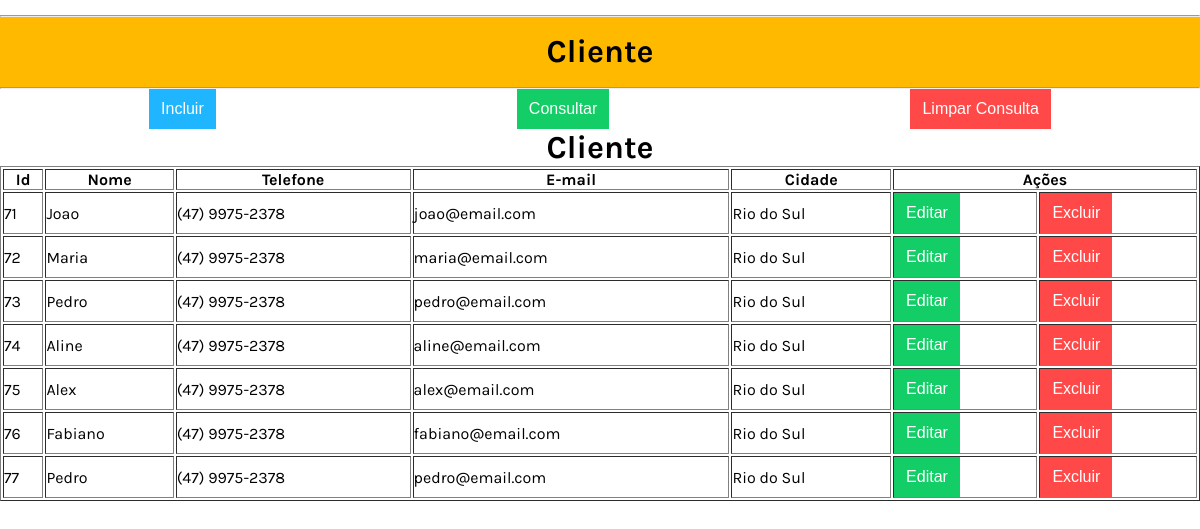
The page /aula-14-02-2023/projeto-com-orientacao-objeto/ConsultaCliente.php on the database its author committed.
### tables this page shows
CREATE TABLE cliente (cliente_id INTEGER PRIMARY KEY AUTOINCREMENT NOT NULL, nome TEXT, telefone TEXT, email TEXT, cidade TEXT);

### aula-14-02-2023/projeto-com-orientacao-objeto/ConsultaCliente.php (the view, shortened to what this page needs)
<?php
require_once 'ConsultaPadrao.php';
class ConsultaCliente extends ConsultaPadrao {
    protected function getNomeTabela(){
        return "cliente";
    }
    protected function getColunasTabela(){
        $html_colunas_tabela = '';
        $aDados = $this->getDados();
        if (count($aDados)) {
            foreach ($aDados as $aContato) {
                $html_colunas_tabela .= "<tr>";
                $cliente_id = $aContato["cliente_id"];
                $nome       = $aContato["nome"];
                $telefone   = $aContato["telefone"];
                $email      = $aContato["email"];
                $cidade     = $aContato["cidade"];
                $html_colunas_tabela .= "<td>$cliente_id</td>";
                $html_colunas_tabela .= "<td>$nome</td>";
                $html_colunas_tabela .= "<td>$telefone</td>";
                $html_colunas_tabela .= "<td>$email</td>";
                $html_colunas_tabela .= "<td>$cidade</td>";
                $html_colunas_tabela .= $this->getAcoesCliente($cliente_id);
                $html_colunas_tabela .= "</tr>";
            }
        } else {
            $html_colunas_tabela .= "<tr><td colspan=\"7\" align='center'>Sem dados para exibir</td></tr>";
        }
        return $html_colunas_tabela;
    }
    protected function getAcoesCliente($cliente_id) {
        $html_acao = '<td>
                        <button type="button" class="button green"
                            onclick="editarCliente(' . $cliente_id . ')">Editar</button>
                   </td>
                   <td>
                        <button type="button" class="button red"
                            onclick="excluirCliente(' . $cliente_id . ')">Excluir</button>
                    </td>';
        return $html_acao;
    }
    protected function getColunasCabecalhoTabela(){
        $html_tabela = "    <th>Id</th>";
        $html_tabela .= "    <th>Nome</th>";
        $html_tabela .= "    <th>Telefone</th>";
        $html_tabela .= "    <th>E-mail</th>";
        $html_tabela .= "    <th>Cidade</th>";
        $html_tabela .= "    <th colspan='2'>Ações</th>";
        return $html_tabela;
    }
}
new ConsultaCliente();

### aula-14-02-2023/projeto-com-orientacao-objeto/css/main.css (style rules this page uses)
* { padding: 0; margin: 0; box-sizing: border-box; }
:root { --primary-color: #FFBA00; --secundary-color: #FFF1CC; --shadow-color: #CCC; --text-color: #FFF; }
body { min-height: 100vh; display: flex; flex-direction: column; font-family: 'karla', sans-serif; position:relative; }

### aula-14-02-2023/projeto-com-orientacao-objeto/css/button.css (style rules this page uses)
.button { border-style: none; height: 40px; padding: 6px 12px; background-color: black; color: white; font-size: 1rem; cursor: pointer; transition: box-shadow .6s ease; }
button.green { background-color: #13CE66; }
button.red { background-color: #FF4949; }

### rows shown on the page
cliente: cliente_id "71", nome "Joao", telefone "(47) 9975-2378", email "joao@email.com", cidade "Rio do Sul"
cliente: cliente_id "72", nome "Maria", telefone "(47) 9975-2378", email "maria@email.com", cidade "Rio do Sul"
cliente: cliente_id "73", nome "Pedro", telefone "(47) 9975-2378", email "pedro@email.com", cidade "Rio do Sul"
cliente: cliente_id "74", nome "Aline", telefone "(47) 9975-2378", email "aline@email.com", cidade "Rio do Sul"
cliente: cliente_id "75", nome "Alex", telefone "(47) 9975-2378", email "alex@email.com", cidade "Rio do Sul"
cliente: cliente_id "76", nome "Fabiano", telefone "(47) 9975-2378", email "fabiano@email.com", cidade "Rio do Sul"
cliente: cliente_id "77", nome "Pedro", telefone "(47) 9975-2378", email "pedro@email.com", cidade "Rio do Sul"

### other values the page prints
$this->getNomeTabela() "Cliente"
